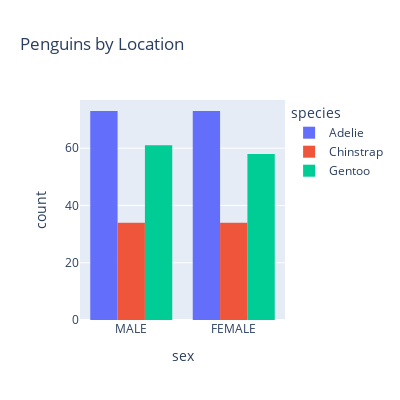

The code cell stored with this chart in its notebook:
### Markdown cell above
## | Chart Visualization |

### Code cell
# histogram chart that shows penguins distribution based on species  
fig = px.histogram(peng, 
                    x="sex",
                    color='species', barmode='group',
                    height=400,
                    width=400,
                    title="Penguins by Location")
fig.show()

### Figure 1 — Plotly figure (JSON) as saved in the notebook; plotly's stock layout.template omitted (floating-point values rounded to 4 significant figures; data arrays with more than 128 entries replaced by an {"elided": "..."} marker saying what was removed)
{"data": [{"alignmentgroup": "True", "bingroup": "x", "hovertemplate": "species=Adelie<br>sex=%{x}<br>count=%{y}<extra></extra>", "legendgroup": "Adelie", "marker": {"color": "#636efa", "pattern": {"shape": ""}}, "name": "Adelie", "offsetgroup": "Adelie", "orientation": "v", "showlegend": true, "type": "histogram", "x": {"elided": "146 str values"}, "xaxis": "x", "yaxis": "y"}, {"alignmentgroup": "True", "bingroup": "x", "hovertemplate": "species=Chinstrap<br>sex=%{x}<br>count=%{y}<extra></extra>", "legendgroup": "Chinstrap", "marker": {"color": "#EF553B", "pattern": {"shape": ""}}, "name": "Chinstrap", "offsetgroup": "Chinstrap", "orientation": "v", "showlegend": true, "type": "histogram", "x": ["FEMALE", "MALE", "MALE", "FEMALE", "MALE", "FEMALE", "FEMALE", "MALE", "FEMALE", "MALE", "FEMALE", "MALE", "FEMALE", "MALE", "FEMALE", "MALE", "MALE", "FEMALE", "FEMALE", "MALE", "FEMALE", "MALE", "FEMALE", "MALE", "FEMALE", "MALE", "FEMALE", "MALE", "FEMALE", "MALE", "FEMALE", "MALE", "FEMALE", "MALE", "MALE", "FEMALE", "FEMALE", "MALE", "FEMALE", "MALE", "MALE", "FEMALE", "MALE", "FEMALE", "FEMALE", "MALE", "FEMALE", "MALE", "MALE", "FEMALE", "FEMALE", "MALE", "FEMALE", "MALE", "FEMALE", "MALE", "FEMALE", "MALE", "MALE", "FEMALE", "MALE", "FEMALE", "FEMALE", "MALE", "FEMALE", "MALE", "MALE", "FEMALE"], "xaxis": "x", "yaxis": "y"}, {"alignmentgroup": "True", "bingroup": "x", "hovertemplate": "species=Gentoo<br>sex=%{x}<br>count=%{y}<extra></extra>", "legendgroup": "Gentoo", "marker": {"color": "#00cc96", "pattern": {"shape": ""}}, "name": "Gentoo", "offsetgroup": "Gentoo", "orientation": "v", "showlegend": true, "type": "histogram", "x": ["FEMALE", "MALE", "FEMALE", "MALE", "MALE", "FEMALE", "FEMALE", "MALE", "FEMALE", "MALE", "FEMALE", "MALE", "FEMALE", "MALE", "FEMALE", "MALE", "FEMALE", "MALE", "FEMALE", "MALE", "MALE", "FEMALE", "FEMALE", "MALE", "FEMALE", "MALE", "MALE", "FEMALE", "MALE", "MALE", "FEMALE", "FEMALE", "MALE", "FEMALE", "MALE", "FEMALE", "MALE", "FEMALE", "MALE", "FEMALE", "MALE", "FEMALE", "MALE", "MALE", "FEMALE", "FEMALE", "MALE", "FEMALE", "MALE", "FEMALE", "MALE", "FEMALE", "MALE", "FEMALE", "MALE", "FEMALE", "MALE", "FEMALE", "MALE", "FEMALE", "MALE", "FEMALE", "MALE", "FEMALE", "MALE", "MALE", "FEMALE", "MALE", "FEMALE", "MALE", "MALE", "FEMALE", "FEMALE", "MALE", "FEMALE", "MALE", "FEMALE", "MALE", "FEMALE", "MALE", "FEMALE", "MALE", "FEMALE", "MALE", "FEMALE", "MALE", "FEMALE", "MALE", "FEMALE", "MALE", "FEMALE", "MALE", "FEMALE", "MALE", "MALE", "FEMALE", "FEMALE", "MALE", "FEMALE", "MALE", "FEMALE", "MALE", "MALE", "FEMALE", "MALE", "FEMALE", "MALE", "FEMALE", "MALE", "FEMALE", "MALE", "FEMALE", "MALE", "MALE", "FEMALE", "FEMALE", "MALE", "FEMALE", "MALE"], "xaxis": "x", "yaxis": "y"}], "layout": {"barmode": "group", "height": 400, "legend": {"title": {"text": "species"}, "tracegroupgap": 0}, "title": {"text": "Penguins by Location"}, "width": 400, "xaxis": {"anchor": "y", "domain": [0, 1], "title": {"text": "sex"}}, "yaxis": {"anchor": "x", "domain": [0, 1], "title": {"text": "count"}}}}
